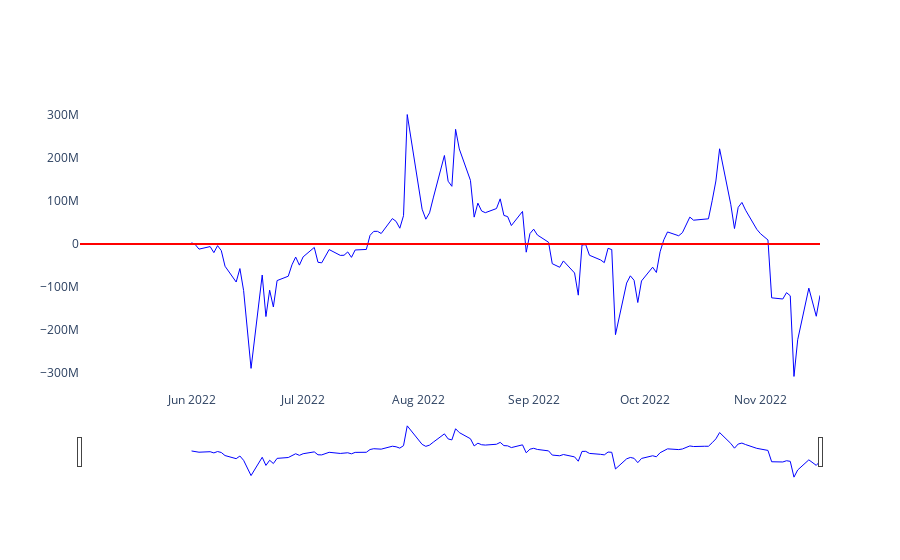

Write notebook code for a chart like this one.
### Code cell
fig = go.Figure()

fig.add_trace(
    go.Scatter(
        name="Fechamento",
        x=AAPL_ForceIndex.index,
        y=AAPL_ForceIndex["ForceIndex"],
        line=dict(color='blue', width=1))
)
fig.add_hline(y=AAPL_ForceIndex["Close"].max(),line_color="red")



fig.update_layout(xaxis_rangeslider_visible=True)
fig.update_layout(paper_bgcolor='rgba(0,0,0,0)', plot_bgcolor='rgba(0,0,0,0)')

fig.show()

### Figure 1 — Plotly figure (JSON) as saved in the notebook; plotly's stock layout.template omitted (floating-point values rounded to 4 significant figures; data arrays with more than 128 entries replaced by an {"elided": "..."} marker saying what was removed)
{"data": [{"line": {"color": "blue", "width": 1}, "name": "Fechamento", "type": "scatter", "x": {"elided": "139 str values"}, "y": {"elided": "139 float values"}}], "layout": {"paper_bgcolor": "rgba(0,0,0,0)", "plot_bgcolor": "rgba(0,0,0,0)", "shapes": [{"line": {"color": "red"}, "type": "line", "x0": 0, "x1": 1, "xref": "x domain", "y0": 41.56, "y1": 41.56, "yref": "y"}], "xaxis": {"rangeslider": {"visible": true}}}}
